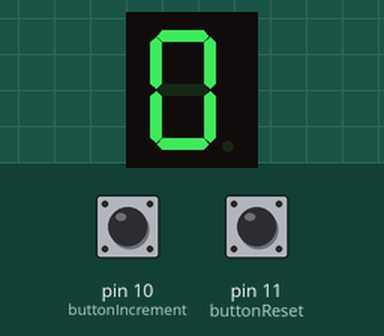
Simulated run of this sketch. Board: Arduino Uno, built with avr-gcc and run on an emulated ATmega328P. Parts: 1-digit seven-segment display. Wiring (inferred from the names in the program): 1-digit 7-segment display, segments lit when LOW: segments pin 3, pin 2, pin 8, pin 7, pin 6, pin 4, pin 5. Inputs (shaded band) come from the test bench; at power-on: pin 10 (buttonIncrement) HIGH, pin 11 (buttonReset) HIGH. The segment pins are drawn as the display they are named for.

Above: at 1.8 s.
1.9 s: pin 10 (buttonIncrement) pulled LOW for 3.2 s
At 6.2 s:
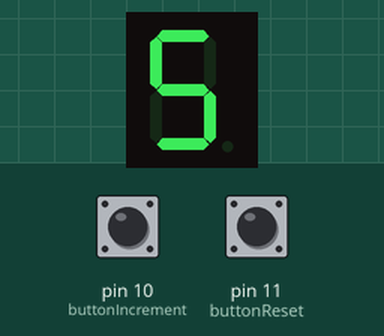
6.6 s: pin 10 (buttonIncrement) pulled LOW for 0.6 s
At 8.0 s:
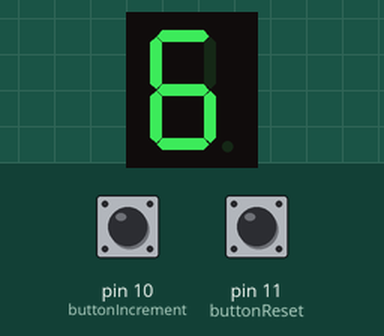
Timing chart, 0 to 9.6 s (numbered marks = the images above; inputs shaded):
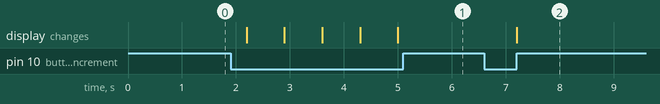

Measured:
- after the input at 1.9 s, the display: first changes after 0.30 s (image 1 shows a later state)
- after the input at 6.6 s, the display: changes after 0.60 s (image 2)

The sketch:

W2_w_button.ino
```cpp
// Define the pins for each segment (D0 to D6)
const int segmentA = 3; // D0
const int segmentB = 2; // D1
const int segmentC = 8; // D2
const int segmentD = 7; // D3
const int segmentE = 6; // D4
const int segmentF = 4; // D5
const int segmentG = 5; // D6

// Define button pins
const int buttonIncrement = 10; // Button to increment the count
const int buttonReset = 11;    // Button to reset the count

int count = 0; // Current count

void setup() {
  // Initialize the digital pins as OUTPUTs
  pinMode(segmentA, OUTPUT);
  pinMode(segmentB, OUTPUT);
  pinMode(segmentC, OUTPUT);
  pinMode(segmentD, OUTPUT);
  pinMode(segmentE, OUTPUT);
  pinMode(segmentF, OUTPUT);
  pinMode(segmentG, OUTPUT);

  // Initialize the button pins as INPUTs
  pinMode(buttonIncrement, INPUT_PULLUP); // Using internal pull-up resistor
  pinMode(buttonReset, INPUT_PULLUP);     // Using internal pull-up resistor
}

void loop() {
  // Check if the increment button is pressed (LOW means pressed due to pull-up)
  if (digitalRead(buttonIncrement) == LOW) {
    count++; // Increment count
    if (count > 9) {
      count = 0; // Wrap around if count exceeds 9
    }
    delay(200); // Debounce delay
  }

  // Check if the reset button is pressed
  if (digitalRead(buttonReset) == LOW) {
    count = 0; // Reset count to 0
    delay(200); // Debounce delay
  }

  // Display the current count on the 7-segment display
  displayNumber(count);

  delay(500); // Delay for 1/2 second before repeating
}

// Function to display a number on the 7-segment display
void displayNumber(int number) {
  switch (number) {
    case 0: // Display 0: A,B,C,D,E,F
      digitalWrite(segmentA, LOW);
      digitalWrite(segmentB, LOW);
      digitalWrite(segmentC, LOW);
      digitalWrite(segmentD, LOW);
      digitalWrite(segmentE, LOW);
      digitalWrite(segmentF, LOW);
      digitalWrite(segmentG, HIGH);
      break;
    case 1: // Display 1: B,C
      digitalWrite(segmentA, HIGH);
      digitalWrite(segmentB, LOW);
      digitalWrite(segmentC, LOW);
      digitalWrite(segmentD, HIGH);
      digitalWrite(segmentE, HIGH);
      digitalWrite(segmentF, HIGH);
      digitalWrite(segmentG, HIGH);
      break;
    case 2: // Display 2: A,B,G,E,D
      digitalWrite(segmentA, LOW);
      digitalWrite(segmentB, LOW);
      digitalWrite(segmentC, HIGH);
      digitalWrite(segmentD, LOW);
      digitalWrite(segmentE, LOW);
      digitalWrite(segmentF, HIGH);
      digitalWrite(segmentG, LOW);
      break;
    case 3: // Display 3: A,B,C,D,G
      digitalWrite(segmentA, LOW);
      digitalWrite(segmentB, LOW);
      digitalWrite(segmentC, LOW);
      digitalWrite(segmentD, LOW);
      digitalWrite(segmentE, HIGH);
      digitalWrite(segmentF, HIGH);
      digitalWrite(segmentG, LOW);
      break;
    case 4: // Display 4: A,F,G,C,D
      digitalWrite(segmentA, HIGH);
      digitalWrite(segmentB, LOW);
      digitalWrite(segmentC, LOW);
      digitalWrite(segmentD, HIGH);
      digitalWrite(segmentE, HIGH);
      digitalWrite(segmentF, LOW);
      digitalWrite(segmentG, LOW);
      break;
    case 5: // Display 5: A,F,G,C,D
      digitalWrite(segmentA, LOW);
      digitalWrite(segmentB, HIGH);
      digitalWrite(segmentC, LOW);
      digitalWrite(segmentD, LOW);
      digitalWrite(segmentE, HIGH);
      digitalWrite(segmentF, LOW);
      digitalWrite(segmentG, LOW);
      break;
    case 6: // Display 6: A,F,E,D,C,G
      digitalWrite(segmentA, LOW);
      digitalWrite(segmentB, HIGH);
      digitalWrite(segmentC, LOW);
      digitalWrite(segmentD, LOW);
      digitalWrite(segmentE, LOW);
      digitalWrite(segmentF, LOW);
      digitalWrite(segmentG, LOW);
      break;
    case 7: // Display 7: A,B,C
      digitalWrite(segmentA, LOW);
      digitalWrite(segmentB, LOW);
      digitalWrite(segmentC, LOW);
      digitalWrite(segmentD, HIGH);
      digitalWrite(segmentE, HIGH);
      digitalWrite(segmentF, HIGH);
      digitalWrite(segmentG, HIGH);
      break;
    case 8: // Display 8: A,B,C,D,E,F,G
      digitalWrite(segmentA, LOW);
      digitalWrite(segmentB, LOW);
      digitalWrite(segmentC, LOW);
      digitalWrite(segmentD, LOW);
      digitalWrite(segmentE, LOW);
      digitalWrite(segmentF, LOW);
      digitalWrite(segmentG, LOW);
      break;
    case 9: // Display 9: A,B,C,D,F,G
      digitalWrite(segmentA, LOW);
      digitalWrite(segmentB, LOW);
      digitalWrite(segmentC, LOW);
      digitalWrite(segmentD, LOW);
      digitalWrite(segmentE, HIGH);
      digitalWrite(segmentF, LOW);
      digitalWrite(segmentG, LOW);
      break;
  }
}
```
